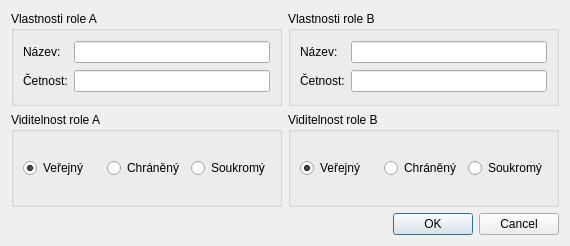
<?xml version="1.0" encoding="UTF-8"?>
<ui version="4.0">
 <class>BiAssociationDialog</class>
 <widget class="QDialog" name="BiAssociationDialog">
  <property name="geometry">
   <rect>
    <x>0</x>
    <y>0</y>
    <width>570</width>
    <height>246</height>
   </rect>
  </property>
  <property name="windowTitle">
   <string>Asociace Vlastnosti</string>
  </property>
  <property name="modal">
   <bool>true</bool>
  </property>
  <layout class="QGridLayout" name="gridLayout_3">
   <item row="0" column="0">
    <widget class="QGroupBox" name="groupBox">
     <property name="title">
      <string>Vlastnosti role A</string>
     </property>
     <layout class="QGridLayout" name="gridLayout">
      <item row="0" column="0">
       <widget class="QLabel" name="label">
        <property name="text">
         <string>Název:</string>
        </property>
       </widget>
      </item>
      <item row="0" column="1">
       <widget class="QLineEdit" name="roleANameEdit"/>
      </item>
      <item row="1" column="0">
       <widget class="QLabel" name="label_2">
        <property name="text">
         <string>Četnost:</string>
        </property>
       </widget>
      </item>
      <item row="1" column="1">
       <widget class="QLineEdit" name="roleAMultiplicity"/>
      </item>
     </layout>
    </widget>
   </item>
   <item row="0" column="1">
    <widget class="QGroupBox" name="groupBox_2">
     <property name="title">
      <string>Vlastnosti role B</string>
     </property>
     <layout class="QGridLayout" name="gridLayout_2">
      <item row="0" column="0">
       <widget class="QLabel" name="label_3">
        <property name="text">
         <string>Název:</string>
        </property>
       </widget>
      </item>
      <item row="0" column="1">
       <widget class="QLineEdit" name="roleBNameEdit"/>
      </item>
      <item row="1" column="0">
       <widget class="QLabel" name="label_4">
        <property name="text">
         <string>Četnost:</string>
        </property>
       </widget>
      </item>
      <item row="1" column="1">
       <widget class="QLineEdit" name="roleBMultiplicity"/>
      </item>
     </layout>
    </widget>
   </item>
   <item row="1" column="0">
    <widget class="QGroupBox" name="visibilityGroupBox">
     <property name="sizePolicy">
      <sizepolicy hsizetype="Preferred" vsizetype="Preferred">
       <horstretch>0</horstretch>
       <verstretch>0</verstretch>
      </sizepolicy>
     </property>
     <property name="maximumSize">
      <size>
       <width>16777215</width>
       <height>16777215</height>
      </size>
     </property>
     <property name="title">
      <string>Viditelnost role A</string>
     </property>
     <layout class="QGridLayout" name="gridLayout_4">
      <item row="0" column="0">
       <layout class="QHBoxLayout" name="horizontalLayout">
        <item>
         <widget class="QRadioButton" name="visiAPublicRadio">
          <property name="sizePolicy">
           <sizepolicy hsizetype="Preferred" vsizetype="Preferred">
            <horstretch>0</horstretch>
            <verstretch>0</verstretch>
           </sizepolicy>
          </property>
          <property name="minimumSize">
           <size>
            <width>0</width>
            <height>24</height>
           </size>
          </property>
          <property name="text">
           <string>Veřejný</string>
          </property>
          <property name="checked">
           <bool>true</bool>
          </property>
         </widget>
        </item>
        <item>
         <widget class="QRadioButton" name="visiAProtectedRadio">
          <property name="sizePolicy">
           <sizepolicy hsizetype="Preferred" vsizetype="Preferred">
            <horstretch>0</horstretch>
            <verstretch>0</verstretch>
           </sizepolicy>
          </property>
          <property name="minimumSize">
           <size>
            <width>0</width>
            <height>24</height>
           </size>
          </property>
          <property name="text">
           <string>Chráněný</string>
          </property>
         </widget>
        </item>
        <item>
         <widget class="QRadioButton" name="visiAPrivateRadio">
          <property name="sizePolicy">
           <sizepolicy hsizetype="Preferred" vsizetype="Preferred">
            <horstretch>0</horstretch>
            <verstretch>0</verstretch>
           </sizepolicy>
          </property>
          <property name="minimumSize">
           <size>
            <width>0</width>
            <height>24</height>
           </size>
          </property>
          <property name="text">
           <string>Soukromý</string>
          </property>
          <property name="checked">
           <bool>false</bool>
          </property>
         </widget>
        </item>
       </layout>
      </item>
     </layout>
    </widget>
   </item>
   <item row="1" column="1">
    <widget class="QGroupBox" name="visibilityGroupBox_2">
     <property name="sizePolicy">
      <sizepolicy hsizetype="Preferred" vsizetype="Preferred">
       <horstretch>0</horstretch>
       <verstretch>0</verstretch>
      </sizepolicy>
     </property>
     <property name="maximumSize">
      <size>
       <width>16777215</width>
       <height>16777215</height>
      </size>
     </property>
     <property name="title">
      <string>Viditelnost role B</string>
     </property>
     <layout class="QGridLayout" name="gridLayout_5">
      <item row="0" column="0">
       <layout class="QHBoxLayout" name="horizontalLayout_2">
        <item>
         <widget class="QRadioButton" name="visiBPublicRadio">
          <property name="sizePolicy">
           <sizepolicy hsizetype="Preferred" vsizetype="Preferred">
            <horstretch>0</horstretch>
            <verstretch>0</verstretch>
           </sizepolicy>
          </property>
          <property name="minimumSize">
           <size>
            <width>0</width>
            <height>24</height>
           </size>
          </property>
          <property name="text">
           <string>Veřejný</string>
          </property>
          <property name="checked">
           <bool>true</bool>
          </property>
         </widget>
        </item>
        <item>
         <widget class="QRadioButton" name="visiBProtectedRadio">
          <property name="sizePolicy">
           <sizepolicy hsizetype="Preferred" vsizetype="Preferred">
            <horstretch>0</horstretch>
            <verstretch>0</verstretch>
           </sizepolicy>
          </property>
          <property name="minimumSize">
           <size>
            <width>0</width>
            <height>24</height>
           </size>
          </property>
          <property name="text">
           <string>Chráněný</string>
          </property>
         </widget>
        </item>
        <item>
         <widget class="QRadioButton" name="visiBPrivateRadio">
          <property name="sizePolicy">
           <sizepolicy hsizetype="Preferred" vsizetype="Preferred">
            <horstretch>0</horstretch>
            <verstretch>0</verstretch>
           </sizepolicy>
          </property>
          <property name="minimumSize">
           <size>
            <width>0</width>
            <height>24</height>
           </size>
          </property>
          <property name="text">
           <string>Soukromý</string>
          </property>
          <property name="checked">
           <bool>false</bool>
          </property>
         </widget>
        </item>
       </layout>
      </item>
     </layout>
    </widget>
   </item>
   <item row="2" column="0" colspan="2">
    <widget class="QDialogButtonBox" name="buttonBox">
     <property name="orientation">
      <enum>Qt::Horizontal</enum>
     </property>
     <property name="standardButtons">
      <set>QDialogButtonBox::Cancel|QDialogButtonBox::Ok</set>
     </property>
    </widget>
   </item>
  </layout>
 </widget>
 <resources/>
 <connections>
  <connection>
   <sender>buttonBox</sender>
   <signal>accepted()</signal>
   <receiver>BiAssociationDialog</receiver>
   <slot>accept()</slot>
   <hints>
    <hint type="sourcelabel">
     <x>248</x>
     <y>254</y>
    </hint>
    <hint type="destinationlabel">
     <x>157</x>
     <y>274</y>
    </hint>
   </hints>
  </connection>
  <connection>
   <sender>buttonBox</sender>
   <signal>rejected()</signal>
   <receiver>BiAssociationDialog</receiver>
   <slot>reject()</slot>
   <hints>
    <hint type="sourcelabel">
     <x>316</x>
     <y>260</y>
    </hint>
    <hint type="destinationlabel">
     <x>286</x>
     <y>274</y>
    </hint>
   </hints>
  </connection>
 </connections>
</ui>
